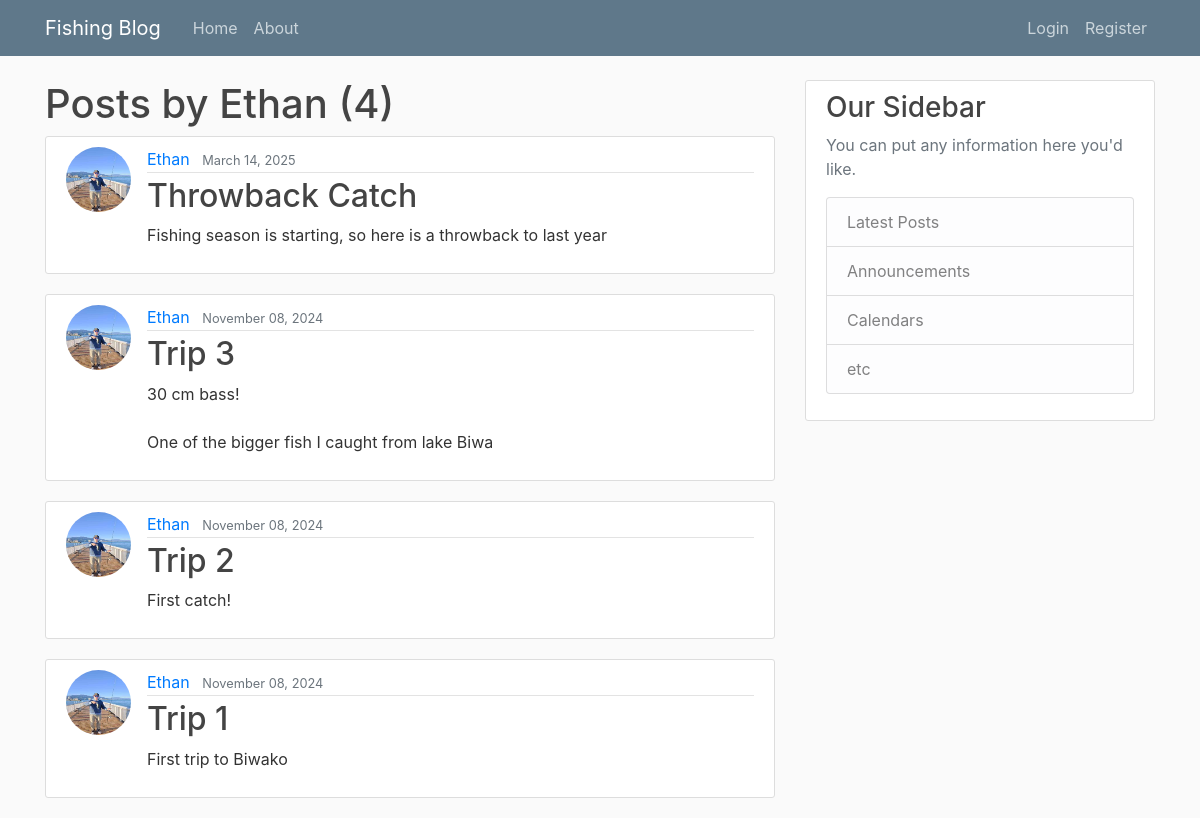
/user/Ethan, run on an earlier commit of the app's database.
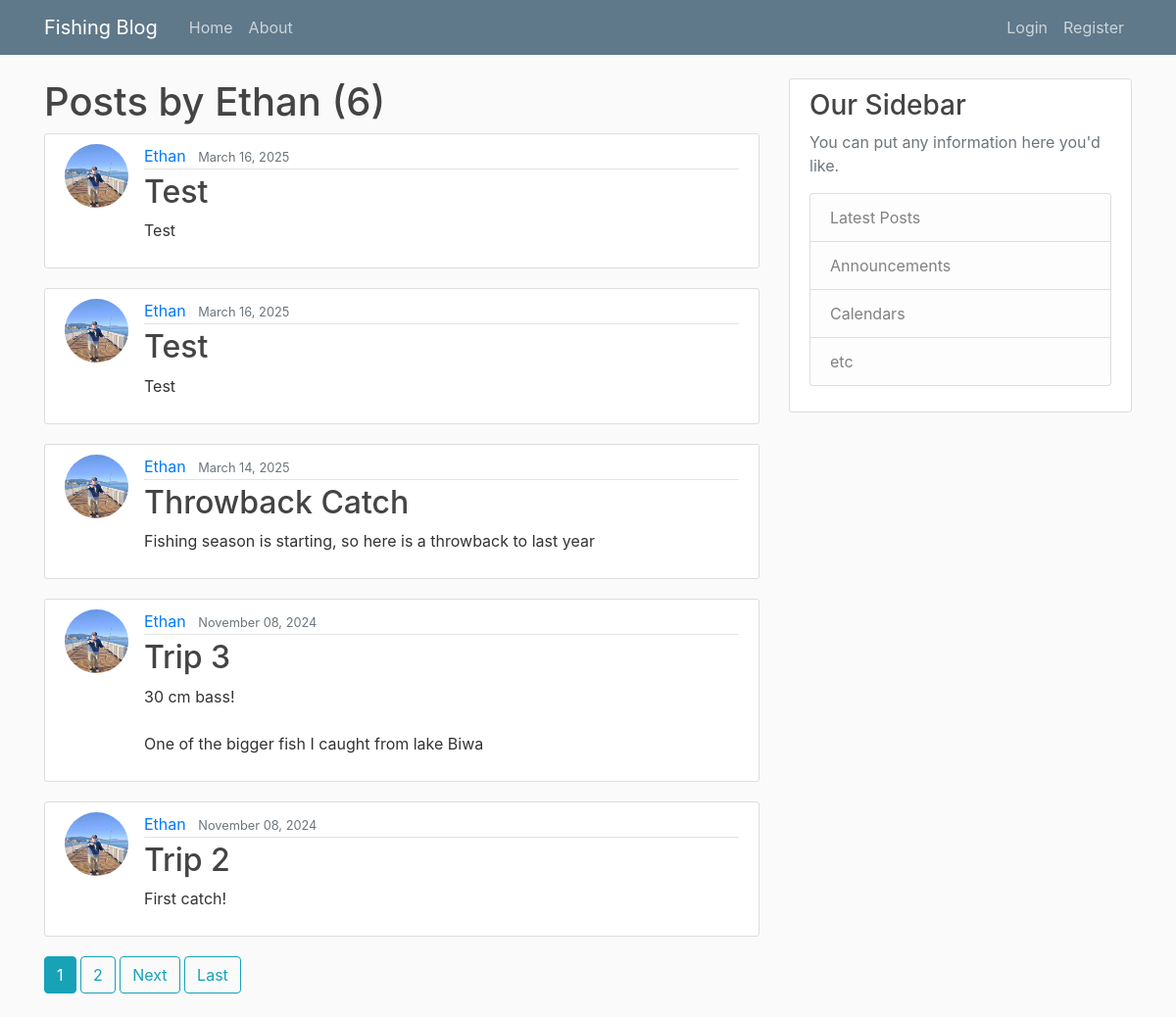
And on a later commit of the database.
### blog/models.py (models this page shows, shortened)
class Post(models.Model):
	title = models.CharField(max_length=100)
	content = models.TextField()
	photo = models.ImageField(default='null', upload_to='images/')
	date_posted = models.DateTimeField(default=timezone.now)
	author = models.ForeignKey(User, on_delete=models.CASCADE)

### users/models.py (models this page shows, shortened)
class Profile(models.Model):
	user = models.OneToOneField(User, on_delete=models.CASCADE)
	image = models.ImageField(default='default.jpg', upload_to='profile_pics')

### blog/views.py (the view)
# urls.py: path('user/<str:username>', UserPostListView.as_view(), name='user-posts'),
class UserPostListView(ListView):
	model = Post
	template_name = 'blog/user_posts.html'
	context_object_name = 'posts'
	paginate_by = 5
	def get_queryset(self):
		user = get_object_or_404(User, username=self.kwargs.get('username'))
		return Post.objects.filter(author=user).order_by('-date_posted')

### blog/templates/blog/user_posts.html (shortened to what this page needs)
{% extends "blog/base.html" %}
{% block content %}
<h1 class="mb=3">Posts by {{ view.kwargs.username }} ({{ page_obj.paginator.count }})</h1>
{% for post in posts %}
<article class="media content-section">
<img class="rounded-circle article-img" src="{{ post.author.profile.image.url }}">
  <div class="media-body">
    <div class="article-metadata">
      <a class="mr-2" href="{% url 'user-posts' post.author.username %}">{{ post.author }}</a>
      <small class="text-muted">{{ post.date_posted|date:"F d, Y" }}</small>
    </div>
    <h2><a class="article-title" href="{% url 'post-detail' post.id %}">{{ post.title }}</a></h2>
    <p class="article-content">{{ post.content }}</p>
  </div>
</article>
{% endfor %}
{% if is_paginated %}
  {% for num in page_obj.paginator.page_range %}
        {% if page_obj.number == num %}
                 <a class="btn btn-info mb-4" href="?page={{ num }}">{{ num }}</a>
        {% elif num > page_obj.number|add:'-3' and num < page_obj.number|add:'3' %}
                 <a class="btn btn-outline-info mb-4" href="?page={{ num }}">{{ num }}</a>
        {% endif %}
  {% endfor %}
  {% if page_obj.has_next %}
         <a class="btn btn-outline-info mb-4" href="?page={{ page_obj.next_page_number }}">Next</a>
         <a class="btn btn-outline-info mb-4" href="?page={{ page_obj.paginator.num_pages }}">Last</a>
  {% endif %}
{% endif %}
{% endblock content %}

What changed in the data, as far as the page shows it:
no longer on this page (row unchanged): Post: author.profile.image (picture), author "Ethan", date_posted "November 08, 2024", title "Trip 1", content "First trip to Biwako"
added Post: author.profile.image (picture), author "Ethan", date_posted "March 16, 2025", title "Test", content "Test"
added Post: author.profile.image (picture), author "Ethan", date_posted "March 16, 2025", title "Test", content "Test"
Also different on the page:
{{ page_obj.paginator.count }}: "4" → "6"
new list line: "1"
new list line: "2"
text now shown: "Next Last"
